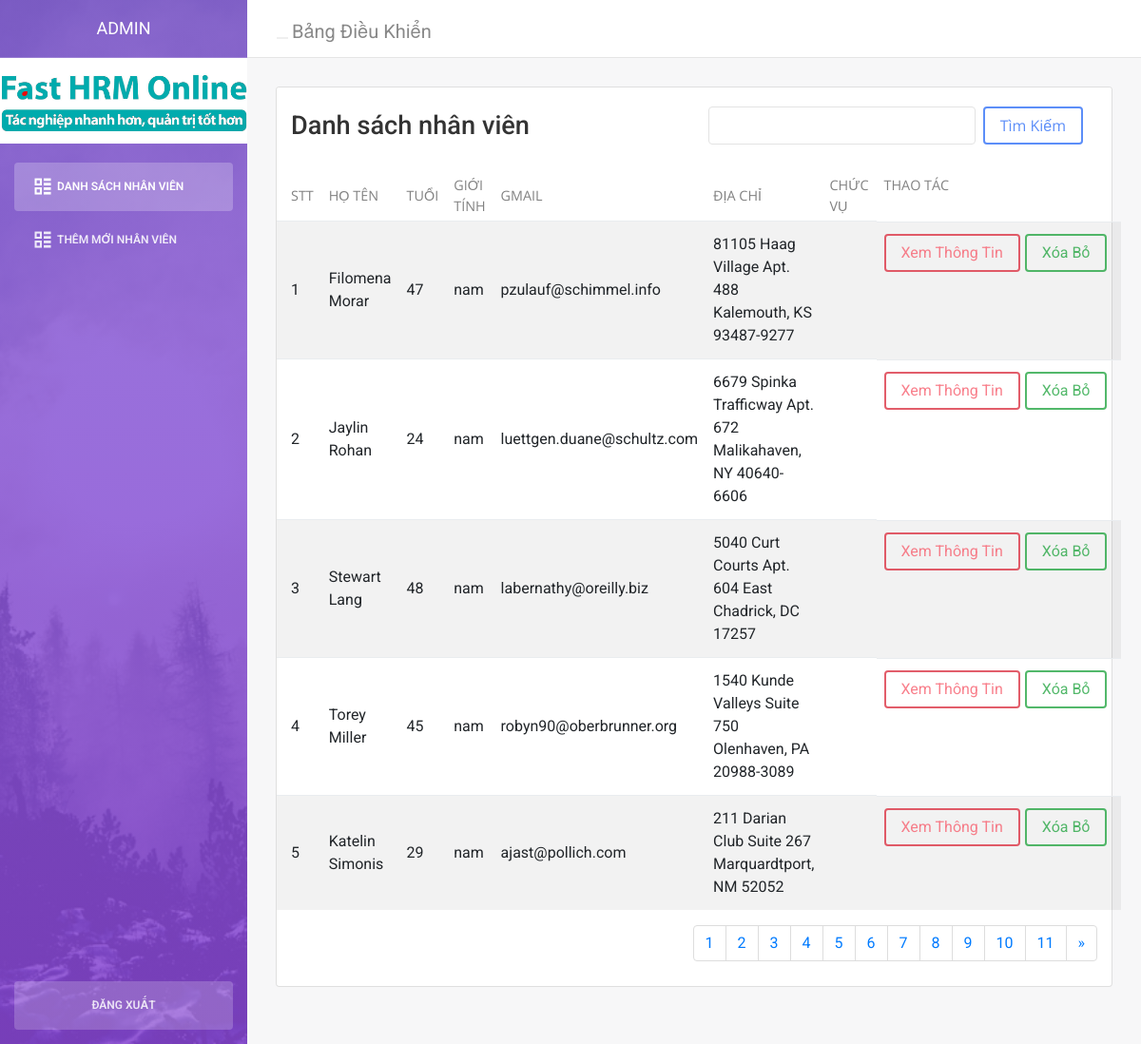
The page /admin (signed in) on the database its author committed.
### tables this page shows
CREATE TABLE `nhanvien` (
  `id` int(11) NOT NULL,
  `machucvu` int(11) DEFAULT NULL,
  `machuyenmon` int(11) DEFAULT NULL,
  `mahedaotao` int(11) DEFAULT NULL,
  `maphongban` int(11) DEFAULT NULL,
  `machinhanh` int(11) DEFAULT NULL,
  `ho_ten` varchar(255) DEFAULT NULL,
  `gioi_tinh` enum('nam','nữ') DEFAULT NULL,
  `dia_chi` text DEFAULT NULL,
  `cmnd` varchar(9) DEFAULT NULL,
  `ghichu` text DEFAULT NULL,
  `tuoi` int(5) DEFAULT NULL,
  `gmail` varchar(255) DEFAULT NULL,
  `sdt` varchar(255) DEFAULT NULL,
  `qua_vong` enum('1','0') DEFAULT '0',
  `mo_ta` text DEFAULT NULL,
  `hinh_anh` varchar(255) DEFAULT NULL,
  `hoc_van` int(11) DEFAULT NULL,
  `chuc_vu` enum('dh','cd','tc','khac') DEFAULT NULL,
  `luong` int(11) DEFAULT NULL,
  `created_at` timestamp NULL DEFAULT NULL,
  `updated_at` timestamp NULL DEFAULT NULL
);

### mvc/core/controller.php (called while the page is built, shortened)
<?php
class controller{
    public function View($view,$data=[]){
        require_once "./mvc/views/$view.php";
    }
}
?>

### mvc/controllers/admin.php (called while the page is built, shortened)
<?php
class admin extends controller{
    public function show(){
        $model = $this->Model('model');
        isset($_GET['search'])?$search = $_GET['search']:$search = '';
            $users =$model->phan_trang_interns('nhanvien',5,$search);
            $this->View('admin/quan_ly_nhan_vien',[
                'users' => $users,
                'search' => $search
            ]);
    }
}
?>

### mvc/core/app.php (called while the page is built, shortened)
<?php
class app{
    protected $action="show";
    protected $param=[];
    function __construct()
    {
        !empty($this->getUrl())? $arr = $this->getUrl():$arr = ['login','show'];
            if(file_exists("./mvc/controllers/$arr[0].php")){
                unset($arr[0]);
            }
            !empty($arr)?$this->param=$arr:$this->param = [];
            $this->controller = new $this->controller;
            call_user_func_array([$this->controller,$this->action],$this->param);
    }
    function getUrl(){
        if(isset($_GET['url'])){
            return $arr = explode("/",trim($_GET['url']));
        }
        return [];
    }
}
?>

### mvc/bridge.php (called while the page is built, shortened)
<?php
include "./mvc/core/DB.php";
include "./mvc/core/app.php";
include "./mvc/core/controller.php";
$app = new app();
?>

### index.php (called while the page is built, shortened)
<?php
include_once "./mvc/bridge.php";
?>

### mvc/core/DB.php (called while the page is built, shortened)
<?php
class DB
{
    public $conn;
    function __construct()
    {
        $this->conn = mysqli_connect('localhost', 'root', '', 'quan_ly_nhan_su');
        $this->conn->set_charset("utf8");
    }
    public function db_query($query_string)
    {
        $result = mysqli_query($this->conn, $query_string);
        return $result;
    }
    public function db_fetch_array($query_string)
    {
        $result = array();
        $mysqli_result = $this->db_query($query_string);
        while ($row = mysqli_fetch_assoc($mysqli_result)) {
            $result[] = $row;
        }
        return $result;
    }
}

### mvc/models/model.php (called while the page is built, shortened)
<?php
class model extends DB{
    public function phan_trang_interns($table,$num_of_page=0,$search = ''){
        isset($_GET['page'])?$current_page=$_GET['page']:$current_page=1;
        $total = mysqli_num_rows(mysqli_query($this->conn,"SELECT * FROM nhanvien where `ho_ten` like '%$search%' AND `qua_vong` = '1'"));
        $num_page = ceil($total/$num_of_page);
        $start = ($current_page - 1) * $num_of_page;
        $sql['num_page'] = $num_page;
        $sql['current_page'] = $current_page;
        $sql['list'] = $this->db_fetch_array("SELECT * FROM nhanvien where `ho_ten` like '%$search%' AND `qua_vong` = '1' LIMIT $start , $num_of_page");
        return $sql;
    }
}

### mvc/views/admin/quan_ly_nhan_vien.php (the view, shortened to what this page needs)
<?php include  './mvc/views/admin/layout/header.php'; ?>
        <div class="content">
            <div class="container-fluid">
               <div class="row">
                   <div class="col-md-12">
                   <div class="card strpied-tabled-with-hover">
                                <div class="card-header d-flex justify-content-between justify-content-center  align-items-center">
                                    <h4 class="card-title fw-500 col-md-6">Danh sách nhân viên</h4>
                                        <form action="" method="get" class="form-search d-flex col-md-6">
                                            <input class="form-control" name="search" value="<?php if(!empty($data['search'])) echo $data['search'];?>" type="text">
                                            <button type="submit" class="btn btn-primary ml-2">Tìm Kiếm</button>
                                        </form>
                                </div>
                                <div class="card-body table-full-width table-responsive d-flex flex-column justify-content-between mh-565px">
                                    <table class="table table-hover table-striped">
                                        <thead>
                                            <tr><th>STT</th>
                                            <th>Họ Tên</th>
                                            <th>Tuổi</th>
                                            <th>Giới Tính</th>
                                            <th>Gmail</th>
                                            <th>Địa Chỉ</th>
                                            <th>Chức Vụ</th>
                                            <th>Thao Tác</th>
                                        </tr></thead>
                                        <tbody>
                                            <?php
                                            $count = 1;
                                            foreach ($data['users']['list'] as $user){
                                                ?>
                                                <tr>
                                                    <td><?php echo $count++; ?></td>
                                                    <td><?php echo $user['ho_ten']; ?></td>
                                                    <td><?php echo $user['tuoi']; ?></td>
                                                    <td><?php echo $user['gioi_tinh']; ?></td>
                                                    <td><?php echo $user['gmail']; ?></td>
                                                    <td><?php echo $user['dia_chi']; ?></td>
                                                    <td><?php echo $user['chuc_vu']; ?></td>
                                                    <td class="d-flex">
                                                        <a href="<?php echo ROOT_URL."admin/info/".$user['id'] ?>" class="btn btn-outline-danger">Xem Thông Tin</a>
                                                        <a href="<?php echo ROOT_URL."admin/delete/".$user['id'] ?>" onclick="return confirm('Bạn muốn xóa nhân viên ??'); " class="btn btn-outline-success">Xóa Bỏ</a>
                                                    </td>
                                                </tr>
                                                <?php
                                            } ?>
                                        </tbody>
                                    </table>
                                    <nav aria-label="Page navigation" style=" justify-content: end; display: flex; margin-right: 15px; ">
                                        <ul class="pagination">
                                                <?php
                                            for($i = 1; $i <= $data['users']['num_page'] ; $i++){
                                                ?>
                                                    <li class="page-item"><a class="page-link" href="<?php echo ROOT_URL."admin/show/?search=".($data['search'])."&page=".$i ?> "><?php echo $i ?></a></li>
                                                <?php
                                            }
                                            if($data['users']['current_page'] < $data['users']['num_page'] && $data['users']['num_page'] >1){
                                                ?>
                                            <li class="page-item">
                                                <a class="page-link" href="<?php echo ROOT_URL."admin/show/?search=".($data['search'])."&page=".($data['users']['current_page'] + 1) ?>" aria-label="Next">
                                                    <span aria-hidden="true">&raquo;</span>
                                                </a>
                                            </li>
                                                <?php
                                            }
                                        ?>
                                        </ul>
                                    </nav>
                                </div>
                            </div>
                   </div>
               </div>
            </div>
        </div>
<?php include  './mvc/views/admin/layout/footer.php'; ?>

### mvc/views/admin/layout/header.php (shortened to what this page needs)
<!doctype html>
<html lang="en">
<head>
    <link href="<?php echo ROOT_URL."public/assets/css/bootstrap.min.css" ?>" rel="stylesheet" />
    <link rel="stylesheet" href="https://cdnjs.cloudflare.com/ajax/libs/animate.css/4.1.1/animate.min.css">
    <link href="<?php echo ROOT_URL."public/assets/css/light-bootstrap-dashboard.css?v=1.4.0" ?>" rel="stylesheet"/>
    <link href="<?php echo ROOT_URL."public/assets/css/demo.css" ?>" rel="stylesheet" />
    <link href="<?php echo ROOT_URL."public/assets/css/fontello.css" ?>" rel="stylesheet" />
    <link rel="stylesheet" href="https://cdnjs.cloudflare.com/ajax/libs/font-awesome/6.1.1/css/all.min.css">
    <link href="http://maxcdn.bootstrapcdn.com/font-awesome/4.2.0/css/font-awesome.min.css" rel="stylesheet">
    <link href="<?php echo ROOT_URL."public/assets/css/pe-icon-7-stroke.css" ?>"  rel="stylesheet" />
</head>
<body>
<div class="wrapper">
    <div class="sidebar" data-color="purple" data-image="<?php echo ROOT_URL."public/assets/img/sidebar-5.jpg" ?>">
    	<div class="sidebar-wrapper">
            <div class="logo">
                <a href="<?php echo ROOT_URL."admin" ?>" class="simple-text">
                    ADMIN
                </a>
            </div>
            <div class="sidebar-logo">
            <img src="<?php echo ROOT_URL.'public/assets/img/n.png' ?>" style=" width: 100%; display: block; " alt="">
            </div>
            <ul class="nav list_act">
                <li class="<?php if(isset($_SESSION['select']) && $_SESSION['select'] == '1') echo "active"; ?>">
                    <a class="nav-link d-flex" href="<?php echo ROOT_URL."admin" ?>">
                        <i class="icon-th"></i>
                        <p>Danh Sách Nhân Viên</p>
                    </a>
                </li>
                <li  class="<?php if(isset($_SESSION['select']) && $_SESSION['select'] == '2') echo "active"; ?>">
                    <a class="nav-link d-flex" href="<?php echo ROOT_URL."admin/add" ?>">
                        <i class="icon-th"></i>
                        <p>Thêm Mới Nhân Viên</p>
                    </a>
                </li>
                <li class="nav-item active-pro">
                    <a class="nav-link active-bot " href="<?php echo ROOT_URL."login/logout" ?>">
                        <p class="d-block text-center">Đăng Xuất</p>
                    </a>
                </li>
            </ul>
    	</div>
    </div>
    <div class="main-panel">
        <nav class="navbar navbar-default navbar-fixed">
            <div class="container-fluid">
                <div class="navbar-header">
                    <button type="button" class="navbar-toggle" data-toggle="collapse" data-target="#navigation-example-2">
                    </button>
                    <a class="navbar-brand" href="#">Bảng Điều Khiển</a>
                </div>
            </div>
        </nav>

### mvc/views/admin/layout/footer.php (shortened to what this page needs)
    </div>
</div>
</body>
</html>

### mvc/views/admin/layout/header.php (style rules this page uses)
body { font-family: 'Open Sans', sans-serif; }
.active-bot { color: #FFFFFF; opacity: 1; background: rgba(255, 255, 255, 0.23); }
.fw-500 { font-size: 1.7rem; font-weight: 500 !important; padding: 10px 0px ; }
th { font-size: 0.9rem !important; color: #828282 !important; }
ul.nav.list_act i { font-size: 17px !important; margin-right: 0 !important; }
.mh-565px { min-height: 565px !important; }
.content { position: relative; }
td.d-flex a:first-child { margin-right: 5px; }
input.form-control, textarea.form-control { color: #373737 !important; }

### rows shown on the page
nhanvien: ho_ten "Filomena Morar", tuoi "47", gioi_tinh "nam", gmail "pzulauf@schimmel.info", dia_chi "81105 Haag Village Apt. 488 Kalemouth, KS 93487-9277"
nhanvien: ho_ten "Jaylin Rohan", tuoi "24", gioi_tinh "nam", gmail "luettgen.duane@schultz.com", dia_chi "6679 Spinka Trafficway Apt. 672 Malikahaven, NY 40640-6606"
nhanvien: ho_ten "Stewart Lang", tuoi "48", gioi_tinh "nam", gmail "labernathy@oreilly.biz", dia_chi "5040 Curt Courts Apt. 604 East Chadrick, DC 17257"
nhanvien: ho_ten "Torey Miller", tuoi "45", gioi_tinh "nam", gmail "robyn90@oberbrunner.org", dia_chi "1540 Kunde Valleys Suite 750 Olenhaven, PA 20988-3089"
nhanvien: ho_ten "Katelin Simonis", tuoi "29", gioi_tinh "nam", gmail "ajast@pollich.com", dia_chi "211 Darian Club Suite 267 Marquardtport, NM 52052"
